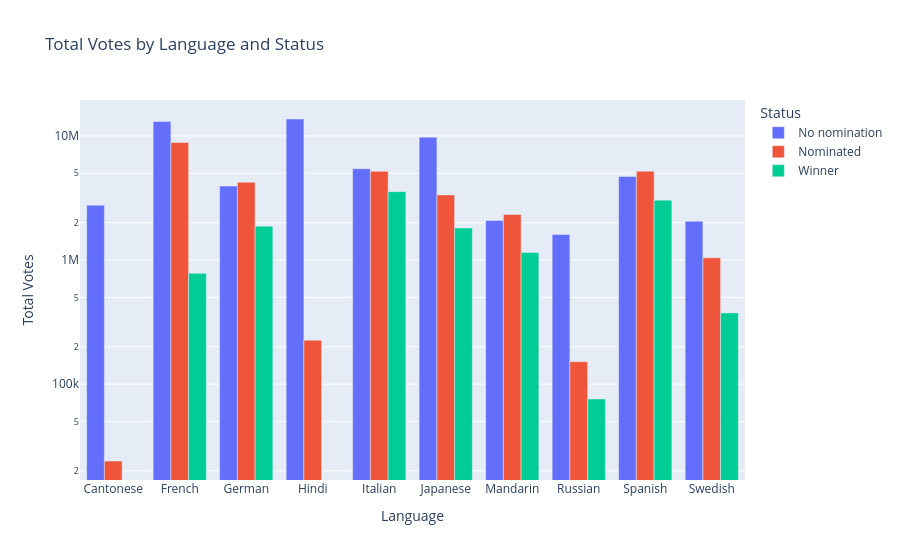

The notebook cell saved with this chart:
### Code cell
fig_votes = px.bar(
    top_10_grouped,
    x='language',
    y='sum_votes',
    color='Status',
    barmode='group',
    labels={'language':'Language', 'sum_votes': 'Total Votes'},
    title='Total Votes by Language and Status',
)

fig_votes.update_traces(hovertemplate='%{y:,d}')
fig_votes.update_yaxes(type='log', title='Total Votes')
# fig_votes.xlabel('Label')
fig_votes.show()

### Figure 1 — Plotly figure (JSON) as saved in the notebook; plotly's stock layout.template omitted (floating-point values rounded to 4 significant figures)
{"data": [{"alignmentgroup": "True", "hovertemplate": "%{y:,d}", "legendgroup": "No nomination", "marker": {"color": "#636efa", "pattern": {"shape": ""}}, "name": "No nomination", "offsetgroup": "No nomination", "orientation": "v", "showlegend": true, "textposition": "auto", "type": "bar", "x": ["Cantonese", "French", "German", "Hindi", "Italian", "Japanese", "Mandarin", "Russian", "Spanish", "Swedish"], "xaxis": "x", "y": [2767840, 13060855, 3948897, 13700551, 5445345, 9777397, 2080990, 1606875, 4720346, 2051865], "yaxis": "y"}, {"alignmentgroup": "True", "hovertemplate": "%{y:,d}", "legendgroup": "Nominated", "marker": {"color": "#EF553B", "pattern": {"shape": ""}}, "name": "Nominated", "offsetgroup": "Nominated", "orientation": "v", "showlegend": true, "textposition": "auto", "type": "bar", "x": ["Cantonese", "French", "German", "Hindi", "Italian", "Japanese", "Mandarin", "Russian", "Spanish", "Swedish"], "xaxis": "x", "y": [24000, 8857812, 4238337, 226000, 5184344, 3349620, 2331500, 151744, 5199760, 1042320], "yaxis": "y"}, {"alignmentgroup": "True", "hovertemplate": "%{y:,d}", "legendgroup": "Winner", "marker": {"color": "#00cc96", "pattern": {"shape": ""}}, "name": "Winner", "offsetgroup": "Winner", "orientation": "v", "showlegend": true, "textposition": "auto", "type": "bar", "x": ["French", "German", "Italian", "Japanese", "Mandarin", "Russian", "Spanish", "Swedish"], "xaxis": "x", "y": [780991, 1875434, 3556800, 1811900, 1148000, 75900, 3039700, 375000], "yaxis": "y"}], "layout": {"barmode": "group", "legend": {"title": {"text": "Status"}, "tracegroupgap": 0}, "title": {"text": "Total Votes by Language and Status"}, "xaxis": {"anchor": "y", "domain": [0, 1], "title": {"text": "Language"}}, "yaxis": {"anchor": "x", "domain": [0, 1], "title": {"text": "Total Votes"}, "type": "log"}}}
